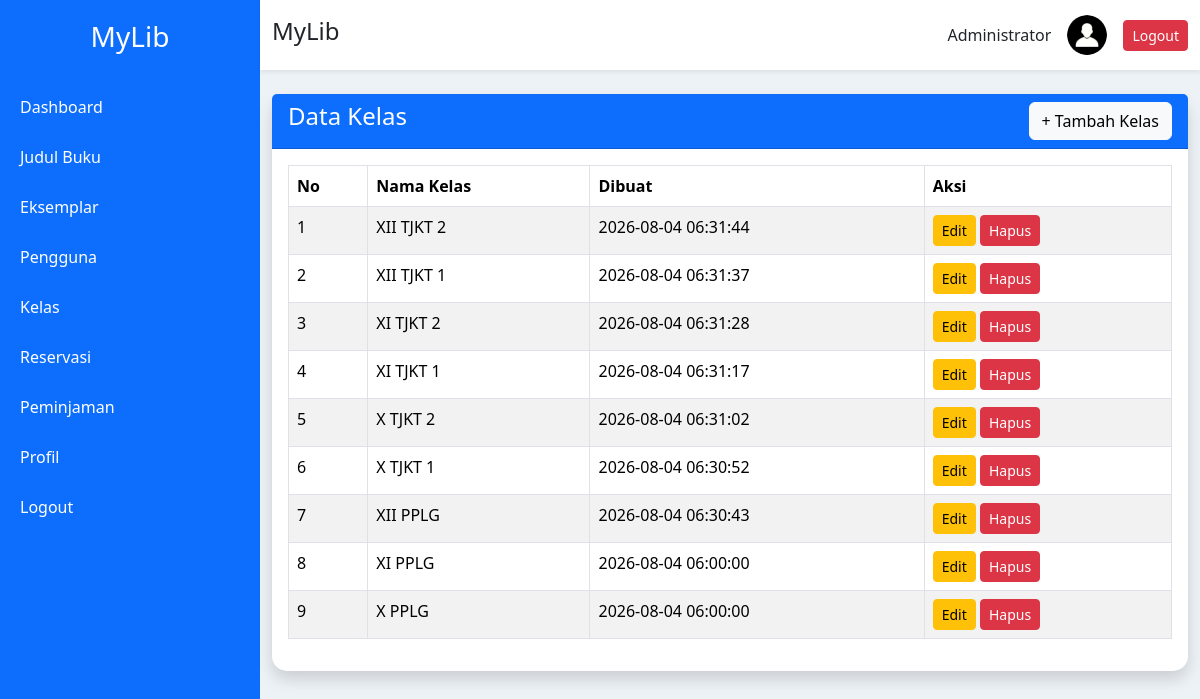
The page /admin/kelas/index.php (signed in) on the database its author committed.
### tables this page shows
CREATE TABLE `kelas` (
  `id` int NOT NULL,
  `nama_kelas` varchar(50) NOT NULL,
  `created_at` timestamp NULL DEFAULT CURRENT_TIMESTAMP
);

### admin/kelas/index.php (the view, shortened to what this page needs)
<?php
require "../../config/koneksi.php";
$data = mysqli_query($koneksi,"
SELECT *
FROM kelas
ORDER BY id DESC
");
include "../../templates/header.php";
?>
<?php include "../../templates/sidebar_admin.php"; ?>
<div class="main">
<?php include "../../templates/navbar.php"; ?>
<div class="container mt-4">
<div class="card shadow">
<div class="card-header bg-primary text-white d-flex justify-content-between">
<h4 class="mb-0">
Data Kelas
</h4>
<a href="tambah.php" class="btn btn-light">
+ Tambah Kelas
</a>
</div>
<div class="card-body">
<table class="table table-bordered table-striped">
<thead>
<tr>
<th>No</th>
<th>Nama Kelas</th>
<th>Dibuat</th>
<th>Aksi</th>
</tr>
</thead>
<tbody>
<?php
$no=1;
while($d=mysqli_fetch_assoc($data)){
?>
<tr>
<td>
<?= $no++; ?>
</td>
<td>
<?= htmlspecialchars($d['nama_kelas']); ?>
</td>
<td>
<?= $d['created_at']; ?>
</td>
<td>
<a href="edit.php?id=<?= $d['id']; ?>"
class="btn btn-warning btn-sm">
Edit
</a>
<a href="hapus.php?id=<?= $d['id']; ?>"
class="btn btn-danger btn-sm"
onclick="return confirm('Hapus kelas ini?')">
Hapus
</a>
</td>
</tr>
<?php } ?>
</tbody>
</table>
</div>
</div>
</div>
</div>
<?php include "../../templates/footer.php"; ?>

### templates/header.php (style rules this page uses)
body { background:#edf2f7; font-family:Segoe UI; }
.main { margin-left:260px; }
.card { border:none; border-radius:15px; }

### rows shown on the page
kelas: nama_kelas "XII TJKT 2", created_at "2026-08-04 06:31:44"
kelas: nama_kelas "XII TJKT 1", created_at "2026-08-04 06:31:37"
kelas: nama_kelas "XI TJKT 2", created_at "2026-08-04 06:31:28"
kelas: nama_kelas "XI TJKT 1", created_at "2026-08-04 06:31:17"
kelas: nama_kelas "X TJKT 2", created_at "2026-08-04 06:31:02"
kelas: nama_kelas "X TJKT 1", created_at "2026-08-04 06:30:52"
kelas: nama_kelas "XII PPLG", created_at "2026-08-04 06:30:43"
kelas: nama_kelas "XI PPLG", created_at "2026-08-04 06:00:00"
kelas: nama_kelas "X PPLG", created_at "2026-08-04 06:00:00"

### other values the page prints
$_SESSION['nama'] "Administrator"
